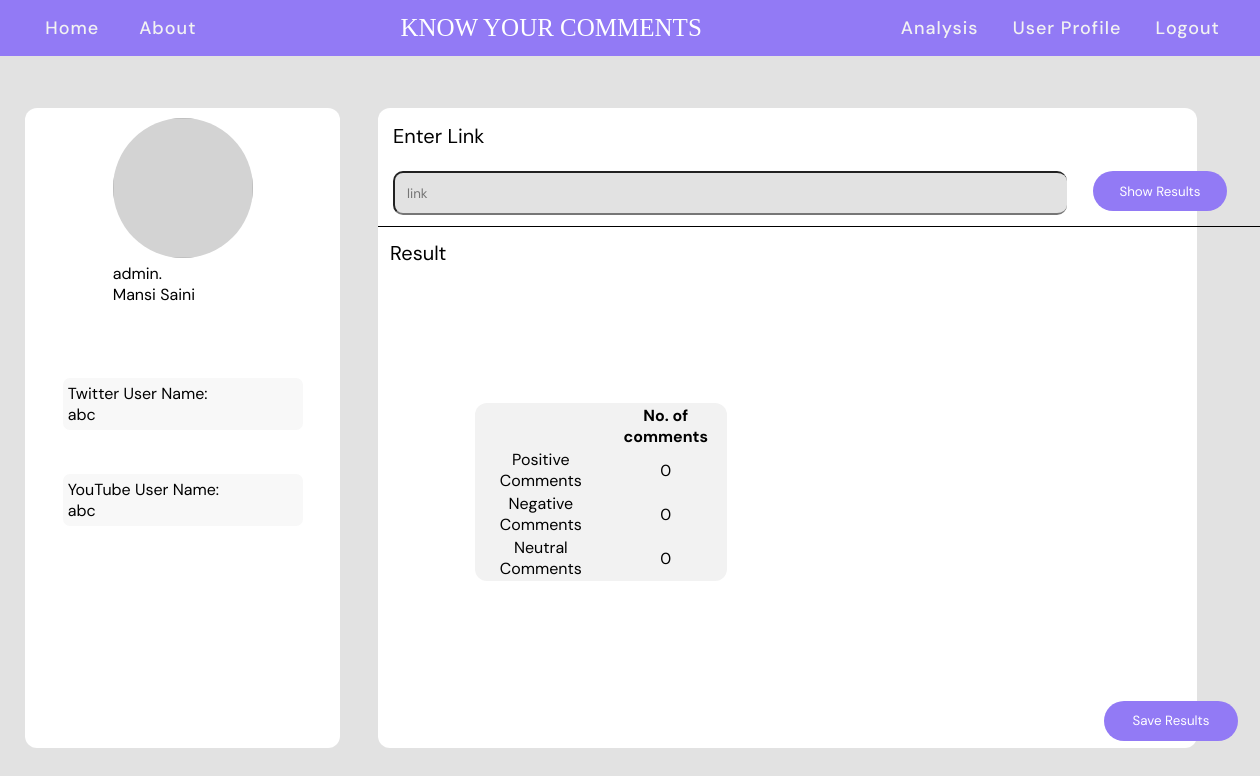
The app's page / (signed in) with its own data.
### home/models.py (models this page shows, shortened)
class UserProfile(models.Model):
    username = models.CharField(max_length=15, primary_key = True)
    email = models.CharField(max_length=30)
    lname = models.CharField(max_length=15)
    fname = models.CharField(max_length=15)
    tid = models.CharField(max_length=15)
    yid = models.CharField(max_length=15)
    image = models.ImageField(upload_to=upload_location, default='')

### home/views.py (the view, shortened to what this page needs)
# urls.py: path('', views.index, name= 'home'),
def index(request):
    global context
    if not request.user.is_anonymous:
        u = UserProfile.objects.get(username = request.user)
        context = {'pos' : 0, 'neg' : 0, 'neu' : 0, 'time' : 0, 'lname' : u.lname, 'fname' : u.fname, 'tid' : u.tid, 'yid' : u.yid, 'link' : link}
    else:
        context = {'pos' : 0, 'neg' : 0, 'neu' : 0, 'link' : link, 'time' : 0}
    if not request.user.is_anonymous:
        return render(request, 'index.html', context)
    else:
        return render(request, 'index2.html', context)

### templates/index.html (shortened to what this page needs)
{% extends 'base.html' %}
{% block style %}
<link rel="stylesheet" href="static/style-index.css">
{% endblock style %}
{% block body %}
<div class='container'>
  <div class='info'>
    <div class = 'pic'>
      <img src = {{image}}>
      <figcaption>{{request.user}}.</figcaption>
      <figcaption>{{fname}} {{lname}}</figcaption>
    </div>
    <div class = 'box'>
      <div class='info-box'>
        <label>Twitter User Name: </label>
        <label>{{tid}} </label>
      </div>
      <div class='info-box'>
        <label>YouTube User Name: </label>
        <label>{{yid}} </label>
      </div>
    </div>
  </div>
  <div class='result-box'>
    <div class='link'>
      <label>Enter Link</label>
      <div class='input-box'>
        <form method='POST' action="/">
          <input type="text" placeholder='link' name="link"  required value={{link}}>
          <button type="submit">Show Results</button>
        </form>
      </div>
    </div>
    <div class='result'>
      <div class='text'>
        Result
      </div>
      <div class='comnt'>
        <table>
          <thead>
            <th></th>
            <th> No. of comments</th>
          </thead>
          <tbody>
            <tr>
              <td>Positive Comments</td>
              <td>{{pos}}</td>
            </tr>
            <tr>
              <td>Negative Comments</td>
              <td>{{neg}}</td>
            </tr>
            <tr>
              <td>Neutral Comments</td>
              <td>{{neu}}</td>
            </tr>
          </tbody>
        </table>
      </div>
    </div>
    <div class = 'save-btn'>
      <form method='POST' action="home-save">
      <button type="submit">Save Results</button>
      </form>
    </div>
  </div>
</div>
{% endblock body %}

### static/style.css (style rules this page uses)
* { margin: 0; padding: 0; font-family: 'DM Sans'; }
body { background-color: #E2E2E2; }

### static/style-index.css (style rules this page uses)
.container { display: grid; grid-template-columns: 30vw 65vw; height: 93vh; width: 100vw; }
.container .info { display: grid; grid-template-rows: 20vh 50vh; height: 80vh; width: 25vw; background-color: white; align-self: center; margin-left: 2vw; align-items: center; justify-items: center; border-radius: 12px; }
.container .info .pic { background-color: lightgray; width: 140px; height: 140px; border-radius: 50%; }
.container .info .pic img { width: 140px; height: 140px; border-radius: 50%; }
.container .info .box { height: 24vh; display: grid; width: 20vw; }
.container .info .info-box { height: fit-content; background-color: #F8F8F8; padding: 5px; border-radius: 7px; margin: 6px; }
.container label { display: block; }
.result-box { display: grid; height: 80vh; width: 65vw; background-color: white; align-self: center; border-radius: 12px; }
.result-box { display: grid; grid-template-rows: 15vh 60vh 5vh; height: 80vh; width: 65vw; background-color: white; align-self: center; border-radius: 12px; }
.result-box .link { display: grid; grid-template-rows: 6vh 9vh; padding: 15px; height: 11vh; border-bottom: solid 1px; }
.result-box .link label { font-size: 20px; }
.result-box .link .input-box form { display: grid; grid-template-columns: 700px 160px; }
.result-box .link .input-box input { width: 660px; height: 40px; border-radius: 10px; border-right: 42px; background-color: #E2E2E2; padding-left: 12px; }
.result-box .link .input-box button { width: 134px; height: 40px; background-color: #927AF5; border-radius: 35px; color: white; border: 0px; }
.container .result { display: grid; grid-template-rows: 6vh 54vh; }
.container .result .text { padding: 12px; font-size: 20px; }
.container .result .comnt { display: grid; grid-template-columns: 50% 50%; align-items: center; justify-items: center; }
.container .result .comnt table { background-color : #F2F2F2; border-radius: 12px; width: 20vw; height : 20vh; }
.container .result .comnt table td { text-align: center; }
.container .result-box .save-btn { display: flex; align-items : center; justify-content: flex-end; }
.container .result-box .save-btn button { width: 134px; height: 40px; margin-right: 30px; margin-bottom: 15px; background-color: #927AF5; border-radius: 35px; color: white; border: 0px; }

### templates/index.html (style rules this page uses)
.result-box { display: grid; grid-template-rows: 15vh 60vh 5vh; height: 80vh; width: 65vw; background-color: white; align-self: center; border-radius: 12px; }
.result-box .link { display: grid; grid-template-rows: 6vh 9vh; padding: 15px; height: 11vh; border-bottom: solid 1px; }
.result-box .link label { font-size: 20px; }
.result-box .link .input-box form { display: grid; grid-template-columns: 700px 160px; }
.result-box .link .input-box input { width: 660px; height: 40px; border-radius: 10px; border-right: 42px; background-color: #E2E2E2; padding-left: 12px; }
.result-box .link .input-box button { width: 134px; height: 40px; background-color: #927AF5; border-radius: 35px; color: white; border: 0px; }
.container .result { display: grid; grid-template-rows: 6vh 54vh; }
.container .result .text { padding: 12px; font-size: 20px; }
.container .result .comnt { display: grid; grid-template-columns: 50% 50%; align-items: center; justify-items: center; }
.container .result .comnt table { background-color : #F2F2F2; border-radius: 12px; width: 20vw; height : 20vh; }
.container .result .comnt table td { text-align: center; }
.container .result-box .save-btn { display: flex; align-items : center; justify-content: flex-end; }
.container .result-box .save-btn button { width: 134px; height: 40px; margin-right: 30px; margin-bottom: 15px; background-color: #927AF5; border-radius: 35px; color: white; border: 0px; }

### records on screen
UserProfile: fname "Mansi", lname "Saini", tid "abc", yid "abc"

### other values on screen
{{ request.user }} "admin"
{{ pos }} "0"
{{ neg }} "0"
{{ neu }} "0"
